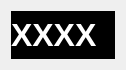
<?xml version="1.0" encoding="UTF-8"?>
<ui version="4.0">
 <class>tonein</class>
 <widget class="QDialog" name="tonein">
  <property name="geometry">
   <rect>
    <x>0</x>
    <y>0</y>
    <width>126</width>
    <height>70</height>
   </rect>
  </property>
  <property name="minimumSize">
   <size>
    <width>126</width>
    <height>70</height>
   </size>
  </property>
  <property name="maximumSize">
   <size>
    <width>126</width>
    <height>70</height>
   </size>
  </property>
  <property name="windowTitle">
   <string>Dialog</string>
  </property>
  <layout class="QGridLayout" name="gridLayout">
   <item row="0" column="0">
    <widget class="QLabel" name="label">
     <property name="font">
      <font>
       <pointsize>24</pointsize>
       <weight>75</weight>
       <bold>true</bold>
       <strikeout>false</strikeout>
       <kerning>true</kerning>
      </font>
     </property>
     <property name="styleSheet">
      <string notr="true">background-image:none;
background:black;
color:white;</string>
     </property>
     <property name="text">
      <string>XXXX</string>
     </property>
    </widget>
   </item>
  </layout>
 </widget>
 <resources/>
 <connections/>
</ui>
